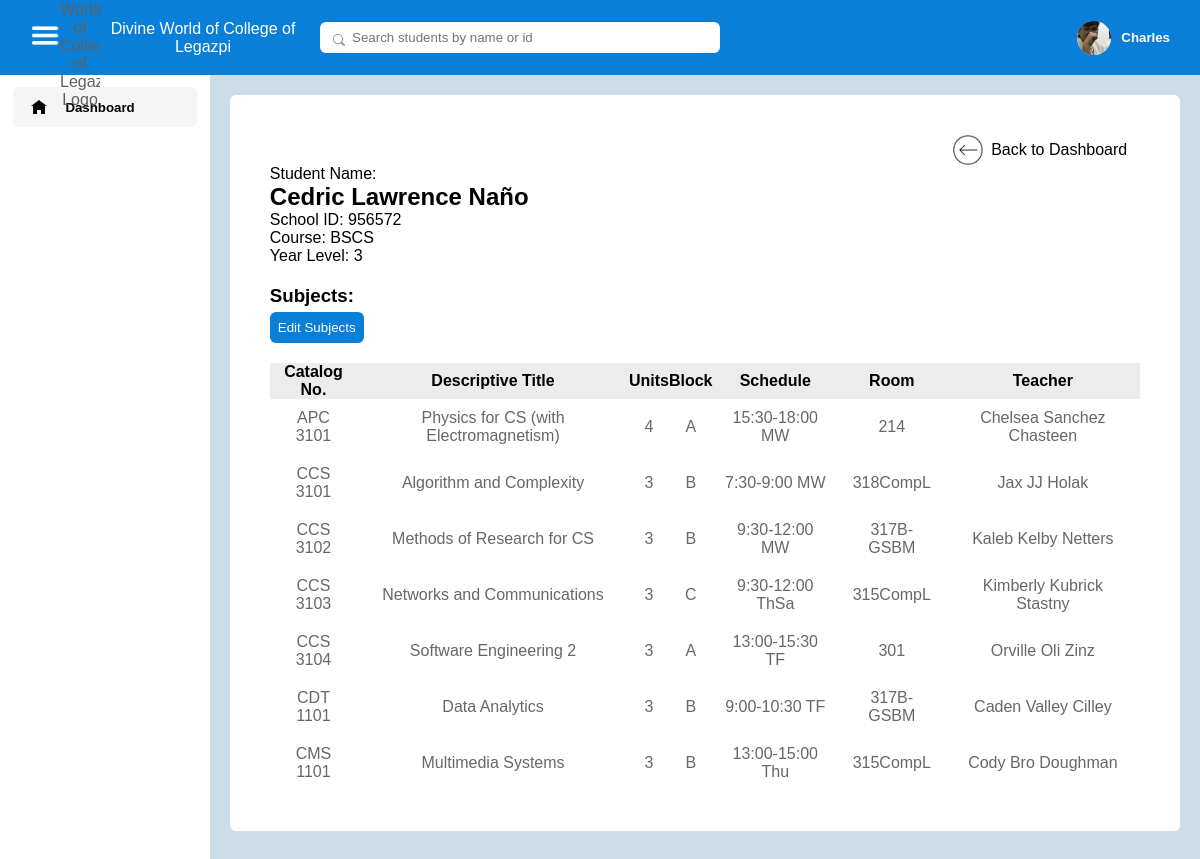
Page /pages/student_subjects.php?studentId=2 (signed in) on the committed database.
### tables this page shows
CREATE TABLE `registration` (
  `reg_id` int(11) NOT NULL,
  `faculty_id` varchar(255) NOT NULL,
  `first_name` varchar(255) NOT NULL,
  `last_name` varchar(255) NOT NULL,
  `middle_name` varchar(255) NOT NULL,
  `email` varchar(255) NOT NULL,
  `birthday` date NOT NULL,
  `age` int(11) NOT NULL,
  `profile_picture` varchar(255) DEFAULT NULL
);

CREATE TABLE `students` (
  `student_id` int(11) NOT NULL,
  `reg_id` int(11) NOT NULL,
  `first_name` varchar(255) NOT NULL,
  `last_name` varchar(255) NOT NULL,
  `middle_name` varchar(255) NOT NULL,
  `school_id` int(11) NOT NULL,
  `course` int(11) NOT NULL,
  `year_level` int(11) NOT NULL,
  `status` int(11) DEFAULT NULL
);

CREATE TABLE `courses` (
  `course_id` int(11) NOT NULL,
  `course_name` varchar(255) NOT NULL,
  `department` int(11) DEFAULT NULL
);

CREATE TABLE `student_schedules` (
  `student_schedule_id` int(11) NOT NULL,
  `student_id` int(11) NOT NULL,
  `schedule_id` int(11) NOT NULL
);

CREATE TABLE `subjects` (
  `subject_id` int(11) NOT NULL,
  `catalog_number` varchar(255) NOT NULL,
  `descriptive_title` varchar(255) NOT NULL,
  `units` float NOT NULL
);

CREATE TABLE `blocks` (
  `block_id` int(11) NOT NULL,
  `block_name` varchar(255) NOT NULL
);

CREATE TABLE `schedules` (
  `schedule_id` int(11) NOT NULL,
  `subject_id` int(11) NOT NULL,
  `block_id` int(11) NOT NULL,
  `day_of_week` varchar(4) NOT NULL,
  `start_time` varchar(5) NOT NULL,
  `end_time` varchar(5) NOT NULL,
  `room_id` int(11) NOT NULL,
  `teacher_id` int(11) NOT NULL,
  `course_id` int(11) NOT NULL
);

CREATE TABLE `rooms` (
  `room_id` int(11) NOT NULL,
  `room_name` varchar(255) NOT NULL
);

### pages/student_subjects.php (the view, shortened to what this page needs)
<?php
require_once('../database/database.php');
$stmt_student = $conn->prepare("SELECT students.first_name, students.last_name, students.middle_name, students.school_id, courses.course_id, courses.course_name, students.year_level
FROM students
JOIN courses ON students.course = courses.course_id
WHERE students.student_id = ?");
$stmt_student->bind_param("i", $_GET['studentId']);
$stmt_student->execute();
$stmt_student->bind_result($student_first_name, $student_last_name, $student_middle_name, $school_id, $course_id, $course, $year_level);
$stmt_student_schedules = $conn->prepare("SELECT student_schedules.student_schedule_id, subjects.catalog_number, subjects.descriptive_title, subjects.units, blocks.block_name, schedules.start_time, schedules.end_time, schedules.day_of_week, rooms.room_name, teachers.first_name, teachers.last_name, teachers.middle_name
FROM student_schedules
JOIN students ON student_schedules.student_id = students.student_id
JOIN schedules ON student_schedules.schedule_id = schedules.schedule_id
JOIN subjects ON schedules.subject_id = subjects.subject_id
JOIN blocks ON schedules.block_id = blocks.block_id
JOIN rooms ON schedules.room_id = rooms.room_id
JOIN teachers ON schedules.teacher_id = teachers.teacher_id
WHERE student_schedules.student_id = ?");
$stmt_student_schedules->bind_param('i', $_GET['studentId']);
$stmt_student_schedules->execute();
$stmt_student_schedules->bind_result($student_schedule_id, $catalog_number, $descriptive_title, $units, $block_name, $start_time, $end_time, $day_of_week, $room_name, $teacher_first_name, $teacher_last_name, $teacher_middle_name);
$student_schedules = [];
while ($stmt_student_schedules->fetch()) {
    $student_schedules[] = [
        'student_schedule_id' => $student_schedule_id,
        'catalog_number' => $catalog_number,
        'descriptive_title' => $descriptive_title,
        'units' => $units,
        'block_name' => $block_name,
        'start_time' => $start_time,
        'end_time' => $end_time,
        'day_of_week' => $day_of_week,
        'room_name' => $room_name,
        'teacher_full_name' => $teacher_first_name . " " . $teacher_middle_name . " " . $teacher_last_name
    ];
}
?>
<!DOCTYPE html>
<html lang="en">
<head>
    <link rel="stylesheet" href="../styles/dashboard/dashboard.css">
    <link rel="stylesheet" href="../styles/default.css">
    <link rel="stylesheet" href="../styles/nav/nav.css">
    <link rel="stylesheet" href="../styles/student_subjects/student_subjects.css">
</head>
<body>
    <?php include('partials/nav.php') ?>
    <main>
        <div class="section_column">
            <?php include('partials/sidebar.php') ?>
            <div class="right_section">
                <div class="details_container">
                    <div class="details_wrapper">
                        <div class="back_button_wrapper">
                            <a class="back_dashboard_link" href="dashboard.php">
                                <img class="back_icon" src="../images/icons/back_icon.png">
                                <p>Back to Dashboard</p>
                            </a>
                        </div>
                        <p>Student Name:</p>
                        <h2><?php echo $student_first_name . " " . $student_middle_name . " " . $student_last_name ?></h2>
                        <p>School ID: <?php echo $school_id ?></p>
                        <p>Course: <?php echo $course ?></p>
                        <p>Year Level: <?php echo $year_level ?></p>
                        <h3 style="margin-top: 20px; margin-bottom: 5px;">Subjects:</h3>
                        <button class="edit_subjects_button">Edit Subjects</button>
                        <table>
                            <thead>
                                <tr>
                                    <th>Catalog No.</th>
                                    <th>Descriptive Title</th>
                                    <th>Units</th>
                                    <th>Block</th>
                                    <th>Schedule</th>
                                    <th>Room</th>
                                    <th>Teacher</th>
                                </tr>
                            </thead>
                            <?php foreach ($student_schedules as $schedule) {
                                $time = $schedule['start_time'] . "-" . $schedule['end_time'] . " " . $schedule['day_of_week'];
                                echo "<tbody>
                                <tr>
                                    <td>{$schedule['catalog_number']}</td>
                                    <td>{$schedule['descriptive_title']}</td>
                                    <td>{$schedule['units']}</td>
                                    <td>{$schedule['block_name']}</td>
                                    <td>{$time}</td>
                                    <td>{$schedule['room_name']}</td>
                                    <td>{$schedule['teacher_full_name']}</td>
                                </tr>
                            </tbody>";
                            }
                            ?>
                        </table>
                    </div>
                </div>
            </div>
        </div>
    </main>
</body>
</html>

### pages/partials/nav.php (shortened to what this page needs)
<?php
$stmt_user_nav = $conn->prepare("SELECT registration.first_name, registration.profile_picture
    FROM login
    JOIN registration ON login.reg_id = registration.reg_id
    WHERE login.reg_id = ?");
$stmt_user_nav->bind_param("i", $_SESSION['id']);
$stmt_user_nav->execute();
$stmt_user_nav->bind_result($user_first_name, $profile_picture);
if ($profile_picture === null) {
    $output_profile_picture = "<div class='profile-icon profile_picture_default'>
        <h3>" . strtoupper(substr($user_first_name, 0, 1)) . "</h3>
    </div>";
} else {
    $profile_picture_path = '../images/user_profile_pictures/' . $_SESSION['id'] . '/' . $profile_picture;
    $output_profile_picture = "<img src='{$profile_picture_path}' class='profile-icon'>";
}
?>
<nav>
    <div class="nav_left_section">
        <div class="hamburger_icon_container">
            <img class="hamburger_icon" src="../images/icons/hamburger_icon.png" alt="">
        </div>
        <a href="dashboard.php">
            <div class="brand_name_container">
                <img class="brand_logo" src="../images/logos/dwcl_logo.png" alt="Divine World of College of Legazpi Logo">
                <p class="brand_name">Divine World of College of Legazpi</p>
            </div>
        </a>
        <div class="search_bar_container">
            <input class="search_bar" type="text" placeholder="Search students by name or id">
            <img class="search_icon" src="../images/icons/search_icon.png">
        </div>
    </div>
    <div class="nav-right-section">
        <?php echo $output_profile_picture ?>
        <h5 class="user_name"><?php echo $user_first_name; ?></h5>
    </div>
</nav>

### styles/dashboard/dashboard.css (style rules this page uses)
body { position: relative; }
main { width: 100%; display: flex; justify-content: center; }
.section_column { width: 100%; display: flex; }
.right_section { width: 100%; display: flex; flex-direction: column; align-items: center; }
input, select { padding: 6px; outline: none; border: 1px solid rgb(168, 168, 168); border-radius: 6px; color: rgb(112, 112, 112); }

### styles/default.css (style rules this page uses)
* { font-family: Arial, Helvetica, sans-serif; margin: 0; padding: 0; }
button { cursor: pointer; background-color: rgb(10, 127, 216); border: none; color: white; padding: 5px; border-radius: 6px; }
body { background-color: rgb(203, 221, 233); }
a { text-decoration: none; color: inherit; }

### styles/nav/nav.css (style rules this page uses)
nav { height: 75px; background-color: rgb(10, 127, 216); color: rgb(96, 96, 96); display: flex; justify-content: space-between; align-items: center; padding: 0 2.5vw 0 0; position: relative; }
.brand_logo { width: 40px; }
.brand_name { color: white; margin-left: 6px; }
.brand_name_container { display: flex; justify-content: center; align-items: center; height: 100%; width: 20vw; cursor: pointer; }
.search_bar_container { position: relative; }
.search_icon { width: 12px; position: absolute; top: 12px; left: 13px; }
.search_bar { padding: 8px 8px 8px 32px; width: 30vw; max-width: 400px; border: none; border-radius: 6px; }
.nav_left_section { height: 100%; display: flex; justify-content: space-between; align-items: center; width: 60vw; max-width: 1000px; }
.nav-right-section { display: flex; justify-content: space-between; align-items: center; }
.profile-icon { width: 34px; height: 34px; background-color: rgb(224, 224, 224); border-radius: 50%; cursor: pointer; object-fit: cover; }
.user_name { margin-left: 10px; cursor: pointer; color: white; }
.profile_dropdown_sections p, a { width: 100%; text-align: center; }
.hamburger_icon { width: 30px; height: 29px; filter: invert(); }
.hamburger_icon_container { margin-left: 30px; cursor: pointer; }

### styles/student_subjects/student_subjects.css (style rules this page uses)
table { border-collapse: collapse; border-radius: 6px; margin-top: 20px; background-color: white; width: 100%; }
table td { text-align: center; padding: 10px; }
thead { background-color: rgb(236, 236, 236); }
tbody td { color: rgb(103, 103, 103); }
.details_container { background-color: white; width: 96%; border-radius: 6px; margin-top: 20px; }
.details_wrapper { padding: 40px; }
.edit_subjects_button { padding: 8px; }
.back_icon { width: 30px; }
.back_button_wrapper { width: 100%; display: flex; justify-content: right; }
.back_dashboard_link { width: 200px; display: flex; align-items: center; justify-content: center; gap: 8px; cursor: pointer; }

### rows in the picture
registration: profile_picture (picture), first_name "Charles"
students: first_name "Cedric", middle_name "Lawrence", last_name "Naño", school "956572", course.course_name "BSCS", year_level "3"
student_schedules: subjects.catalog_number "APC 3101", subjects.descriptive_title "Physics for CS (with Electromagnetism)", subjects.units "4", blocks.block_name "A", schedule.day_of_week "15:30-18:00 MW", rooms.room_name "214", teacher_full_name "Chelsea Sanchez Chasteen"
student_schedules: subjects.catalog_number "CCS 3101", subjects.descriptive_title "Algorithm and Complexity", subjects.units "3", blocks.block_name "B", schedule.day_of_week "7:30-9:00 MW", rooms.room_name "318CompL", teacher_full_name "Jax JJ Holak"
student_schedules: subjects.catalog_number "CCS 3102", subjects.descriptive_title "Methods of Research for CS", subjects.units "3", blocks.block_name "B", schedule.day_of_week "9:30-12:00 MW", rooms.room_name "317B-GSBM", teacher_full_name "Kaleb Kelby Netters"
student_schedules: subjects.catalog_number "CCS 3103", subjects.descriptive_title "Networks and Communications", subjects.units "3", blocks.block_name "C", schedule.day_of_week "9:30-12:00 ThSa", rooms.room_name "315CompL", teacher_full_name "Kimberly Kubrick Stastny"
student_schedules: subjects.catalog_number "CCS 3104", subjects.descriptive_title "Software Engineering 2", subjects.units "3", blocks.block_name "A", schedule.day_of_week "13:00-15:30 TF", rooms.room_name "301", teacher_full_name "Orville Oli Zinz"
student_schedules: subjects.catalog_number "CDT 1101", subjects.descriptive_title "Data Analytics", subjects.units "3", blocks.block_name "B", schedule.day_of_week "9:00-10:30 TF", rooms.room_name "317B-GSBM", teacher_full_name "Caden Valley Cilley"
student_schedules: subjects.catalog_number "CMS 1101", subjects.descriptive_title "Multimedia Systems", subjects.units "3", blocks.block_name "B", schedule.day_of_week "13:00-15:00 Thu", rooms.room_name "315CompL", teacher_full_name "Cody Bro Doughman"
